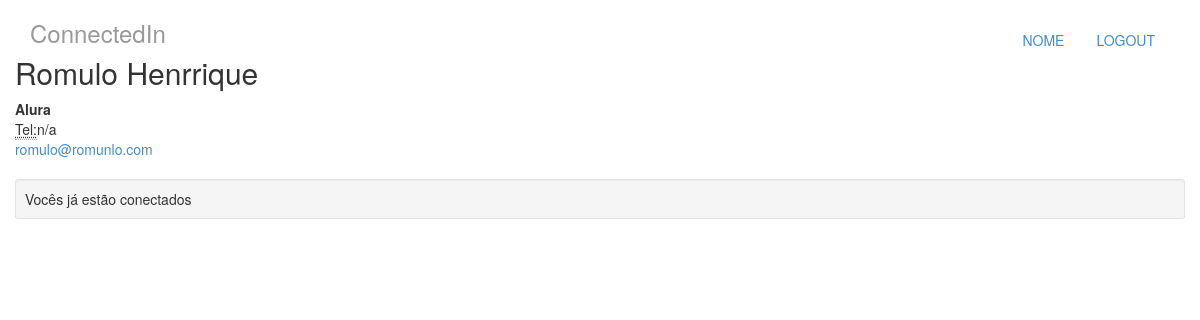
Screenshot of /perfis/3 with the database file from the repository.
### perfis/models.py (models this page shows, shortened)
class Perfil(models.Model):
	nome = models.CharField(max_length=255, null=False)
	email = models.CharField(max_length=255, null=False)
	telefone = models.CharField(max_length=255, null=False)
	nome_empresa= models.CharField(max_length=255, null=False)
	contatos = models.ManyToManyField('self')

### perfis/views.py (the view)
# urls.py: url(r'^perfis/(?P<perfil_id>\d+)$', views.exibir, name='exibir'),
def exibir(request, perfil_id):
	perfil = Perfil.objects.get(id = perfil_id)
	perfil_logado = get_perfil_logado(request)
	ja_eh_contato = perfil in perfil_logado.contatos.all()
	return render(request, 'perfil.html', {"perfil" : perfil, 'ja_eh_contato': ja_eh_contato})

### perfis/views.py (called while the page is built)
def get_perfil_logado(request):
	return Perfil.objects.get(id=1)

### perfis/templates/perfil.html
{% extends "base.html" %}
{% block body %}
	<div class="row">
			<div class="col-lg-12">
				<h2 style="margin-top: 0">{{perfil.nome}}</h2>
			<address>
				<strong>{{perfil.nome_empresa}}</strong><br>
				<abbr title="Telefone">Tel:</abbr>{{perfil.telefone}}<br>
				<a href="mailto:{{perfil.email}}">{{perfil.email}}</a>
			</address>
			{% if ja_eh_contato %}
				<div class="well well-sm"> Vocês já estão conectados </div>
			{% else %}
				<a href="{% url 'convidar' perfil.id %}">Convidar</a>
			{% endif %}
			</div>
	</div>
{% endblock %}

### rows the page displays
Perfil: nome "Romulo Henrrique", nome_empresa "Alura", telefone "n/a", email "romulo@romunlo.com"
